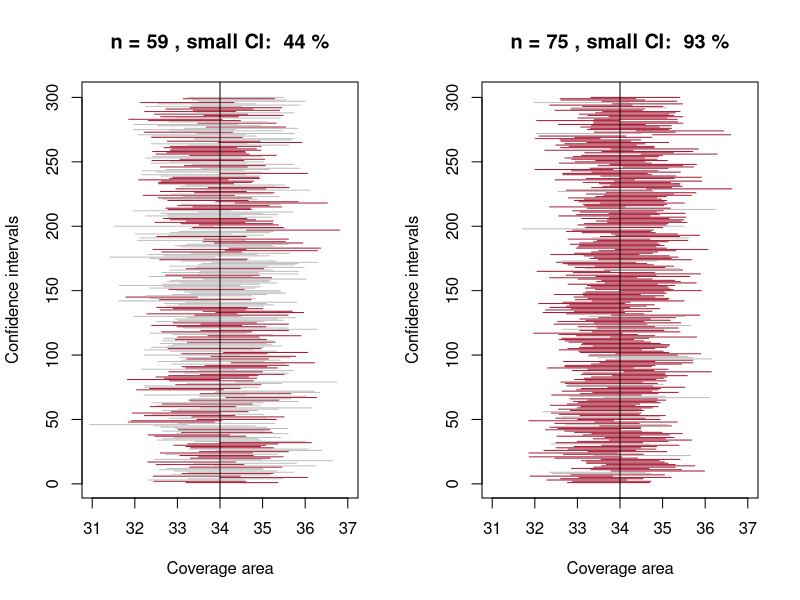
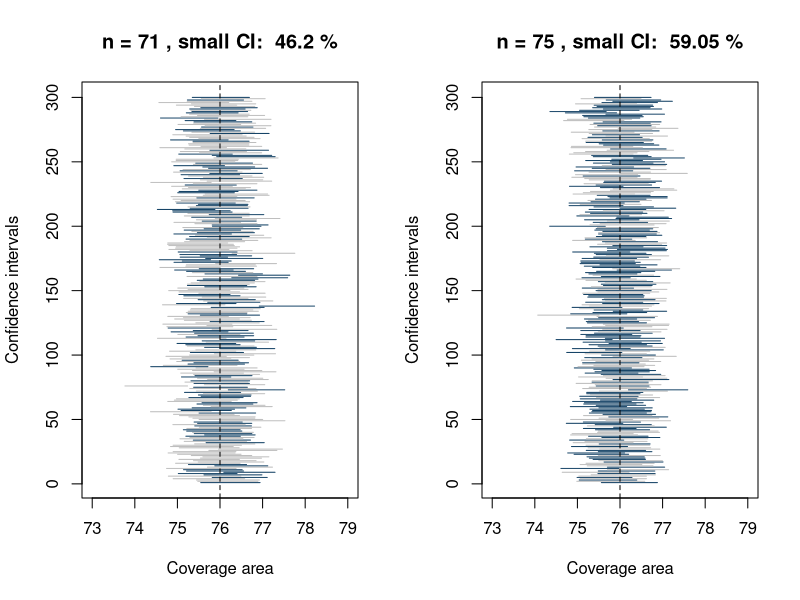
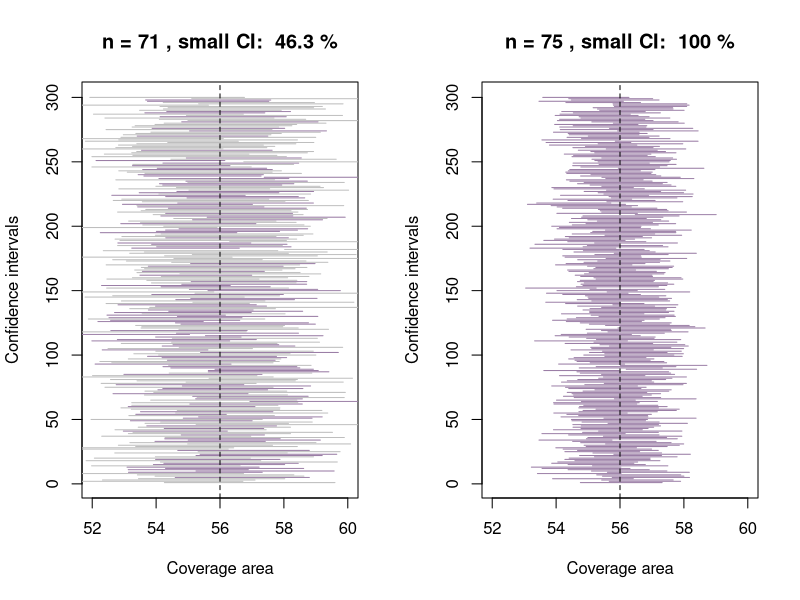
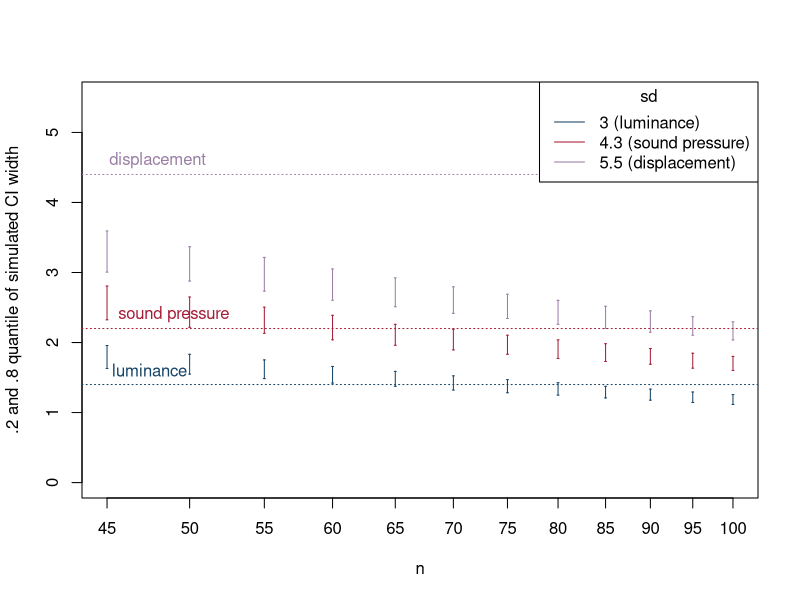

Reproduce these figures in R, in order.
#' ---
#' title: Sample size calculation for magnitude productions
#' author: Dorina Kohler
#' output: html_document
#' ---
#'
#' Sample size refers to number of trials, i.e. number of magnitude productions.
#' The confidence interval for the mean of the adjusted intensities is taken as
#' the precision of the adjustments. The maximum width of the confidence
#' interval is fixed on the basis of  intra-modal JND. SD is taken from earlier
#' data.
#' 1 Block takes approx. 6 minutes
#'
#' ## Set the maximal width to twice the JND in the respective modality
#'
#' 2 * 1.1 dB SPL for loudness
max_width_loud <- 2 * 1.1

#' 2 * 0.7 dB Lambert for brightness ----
max_width_bright <- 2 * 0.7

#' 2 * 2.2 dB displacement for vibration strength ----
max_width_strong <- 2 * 2.2

#' ## SD estimate from old data
#' - brightness (std = 34): 3.8
#' - loudness (std = 76): 7.6
#' - vibration strength (std = 56): 5.2
#' (no data for p = 1, 5.2 is aggregate over p = 2,3,6)

#' ## One simulation for loudness and brightness
# different SD for modalities
stds <- c(76,34,56)
s <- c(3, 4.3, 5.5)
n_sel <- 75
n <- c(45, 50, 55, 60, 65, 70, 75, 80, 85, 90, 95, 100)
cond <- expand.grid(n = n, s = s)
nrep <- 1000

# simulate 95% CI
sim_ci <- function(n, mu, s) {
  x <- rnorm(n, mean = mu, sd = s)
  t.test(x, conf.level = 0.95)$conf.int
}

# get .2 and .8 quantile of width of the 95% CI of simulated magnitude
# productions
width_quant_fun <- function(n, mu = 0, s, nrep = 10000) {
  width <- replicate(nrep, {
    sim_ci(n, mu, s) |> diff()
  })
  setNames(quantile(width, prob = c(.2, .8)), c("qw20", "qw80"))
}

cond$qwidth <- mapply(width_quant_fun,
  n = cond$n, s = cond$s,
  MoreArgs = list(nrep = nrep)
) |> t()

cols <- c("#164467", "#A51E37","#9B7EA6")
# dev.off()
pdf("output/sample_size_calculation_confidence_interval.pdf")
plot(qwidth[, 1] ~ n, cond,
  ylim = c(0, max(5.5, cond$qwidth)),
  type = "n", ylab = ".2 and .8 quantile of simulated CI width",
  log = "x", axes = FALSE
)
axis(1, at = unique(cond$n))
axis(2)
box()
arrows(
  x0 = cond$n, y0 = cond$qwidth[, 1], y1 = cond$qwidth[, 2],
  length = 0.01, code = 3, angle = 90, lty = 1,
  col = rep(cols, each = nrow(cond) / length(s))
)
# match lines to sd values and their modality labels
sd_labels <- c(glue::glue("{s[1]} (luminance)"), 
               glue::glue("{s[2]} (sound pressure)"), 
               glue::glue("{s[3]} (displacement)"))
line_cols  <- cols[1:3]  # first 3 colors correspond to s = c(2, 5, 6)

abline(h = max_width_loud,   lty = 3, col = line_cols[2])
text(49, max_width_loud   + .2, "sound pressure", col = line_cols[2])
abline(h = max_width_bright, lty = 3, col = line_cols[1])
text(47.5, max_width_bright + .2, "luminance",      col = line_cols[1])
abline(h = max_width_strong, lty = 3, col = line_cols[3])
text(48, max_width_strong + .2, "displacement",   col = line_cols[3])

legend("topright",
       legend = sd_labels, col = line_cols, lty = 1,
       title = "sd"
)
dev.off()


#' # Examples
#' ## Sample size for loudness -----------------------------------------------
#' 1. analytic solution
width_l <- max_width_loud
sig_l <- s[2]
(n_l1 <- (2 * qnorm(0.975, 0, 1) * sig_l / width_l)^2 |> ceiling())

#' 2. simulation
nrep <- 2000
ci1 <- replicate(nrep, sim_ci(n = n_l1, mu = stds[2], s = sig_l))
(pow1 <- mean(width_l >= diff(ci1)) |> round(2))

n_l2 <- n_sel
ci2 <- replicate(nrep, sim_ci(n = n_l2, mu = stds[2], s = sig_l))
(pow2 <- mean(width_l >= diff(ci2)) |> round(2))

ci1 <- ci1[, sample(1:nrep, 300)]
ci2 <- ci2[, sample(1:nrep, 300)]
cols <- rep("grey", nrep)
cols[which(diff(ci1) <= width_l)] <- "#A51E37"
par(mfrow = c(1, 2))
matplot(ci1, rbind(1:300, 1:300),
  type = "l", lty = 1,
  xlab = "Coverage area", ylab = "Confidence intervals",
  main = paste("n =", n_l1, ", small CI: ", pow1 * 100, "%"), col = cols,
  xlim = c(stds[2]-3, stds[2]+3)
)
abline(v = stds[2], lty = 1)
cols <- rep("grey", nrep)
cols[which(diff(ci2) <= width_l)] <- "#A51E37"
matplot(ci2, rbind(1:300, 1:300),
  type = "l", lty = 1,
  xlab = "Coverage area", ylab = "Confidence intervals",
  main = paste("n =", n_l2, ", small CI: ", pow2 * 100, "%"), col = cols,
  xlim = c(stds[2]-3, stds[2]+3)
)
abline(v = stds[2], lty = 1)



#' ## Sample size for brightness ----------------------------------------------
width_b <- max_width_bright
sig_b <- s[1]

#' - analytic solution
(n_b1 <- (2 * qnorm(0.975, 0, 1) * sig_b / width_b)^2 |> ceiling())

#' - simulation
nrep <- 2000
ci1 <- replicate(nrep, sim_ci(n_b1, mu = stds[1], s = sig_b))
(pow1 <- mean(width_b >= diff(ci1)))

n_b2 <- n_sel
ci2 <- replicate(nrep, sim_ci(n_b2, mu = stds[1], s = sig_b))
(pow2 <- mean(width_b >= diff(ci2)))

ci1 <- ci1[, sample(1:nrep, 300)]
ci2 <- ci2[, sample(1:nrep, 300)]
cols <- rep("grey", nrep)
cols[which(diff(ci1) <= width_b)] <- "#164467"
par(mfrow = c(1, 2))
matplot(ci1, rbind(1:300, 1:300),
  type = "l", lty = 1,
  xlab = "Coverage area", ylab = "Confidence intervals",
  main = paste("n =", n_b1, ", small CI: ", pow1 * 100, "%"), col = cols,
  xlim =  c(stds[1]-3, stds[1]+3)
)
abline(v = stds[1], lty = 2)
cols <- rep("grey", nrep)
cols[which(diff(ci2) <= width_b)] <- "#164467"
matplot(ci2, rbind(1:300, 1:300),
  type = "l", lty = 1,
  xlab = "Coverage area", ylab = "Confidence intervals",
  main = paste("n =", n_b2, ", small CI: ", pow2 * 100, "%"), col = cols,
  xlim = c(stds[1]-3, stds[1]+3)
)
abline(v = stds[1], lty = 2)


#' ## Sample size for vibration strength -------------------------------------
width_s <- max_width_strong
sig_s <- s[3]

#' - analytic solution
(n_s1 <- (2 * qnorm(0.975, 0, 1) * sig_s / width_s)^2 |> ceiling())

#' - simulation
nrep <- 2000
ci1 <- replicate(nrep, sim_ci(n_s1, mu = stds[3], s = sig_s))
(pow1 <- mean(width_s >= diff(ci1)))

n_s2 <- n_sel
ci2 <- replicate(nrep, sim_ci(n_s2, mu = stds[3], s = sig_s))
(pow2 <- mean(width_s >= diff(ci2)))

ci1 <- ci1[, sample(1:nrep, 300)]
ci2 <- ci2[, sample(1:nrep, 300)]
cols <- rep("grey", nrep)
cols[which(diff(ci1) <= width_s)] <- "#9B7EA6"
par(mfrow = c(1, 2))
matplot(ci1, rbind(1:300, 1:300),
        type = "l", lty = 1,
        xlab = "Coverage area", ylab = "Confidence intervals",
        main = paste("n =", n_b1, ", small CI: ", pow1 * 100, "%"), col = cols,
        xlim = c(stds[3]-4, stds[3]+4)
)
abline(v = stds[3], lty = 2)
cols <- rep("grey", nrep)
cols[which(diff(ci2) <= width_s)] <- "#9B7EA6"
matplot(ci2, rbind(1:300, 1:300),
        type = "l", lty = 1,
        xlab = "Coverage area", ylab = "Confidence intervals",
        main = paste("n =", n_s2, ", small CI: ", pow2 * 100, "%"), col = cols,
        xlim = c(stds[3]-4, stds[3]+4)
)
abline(v = stds[3], lty = 2)
